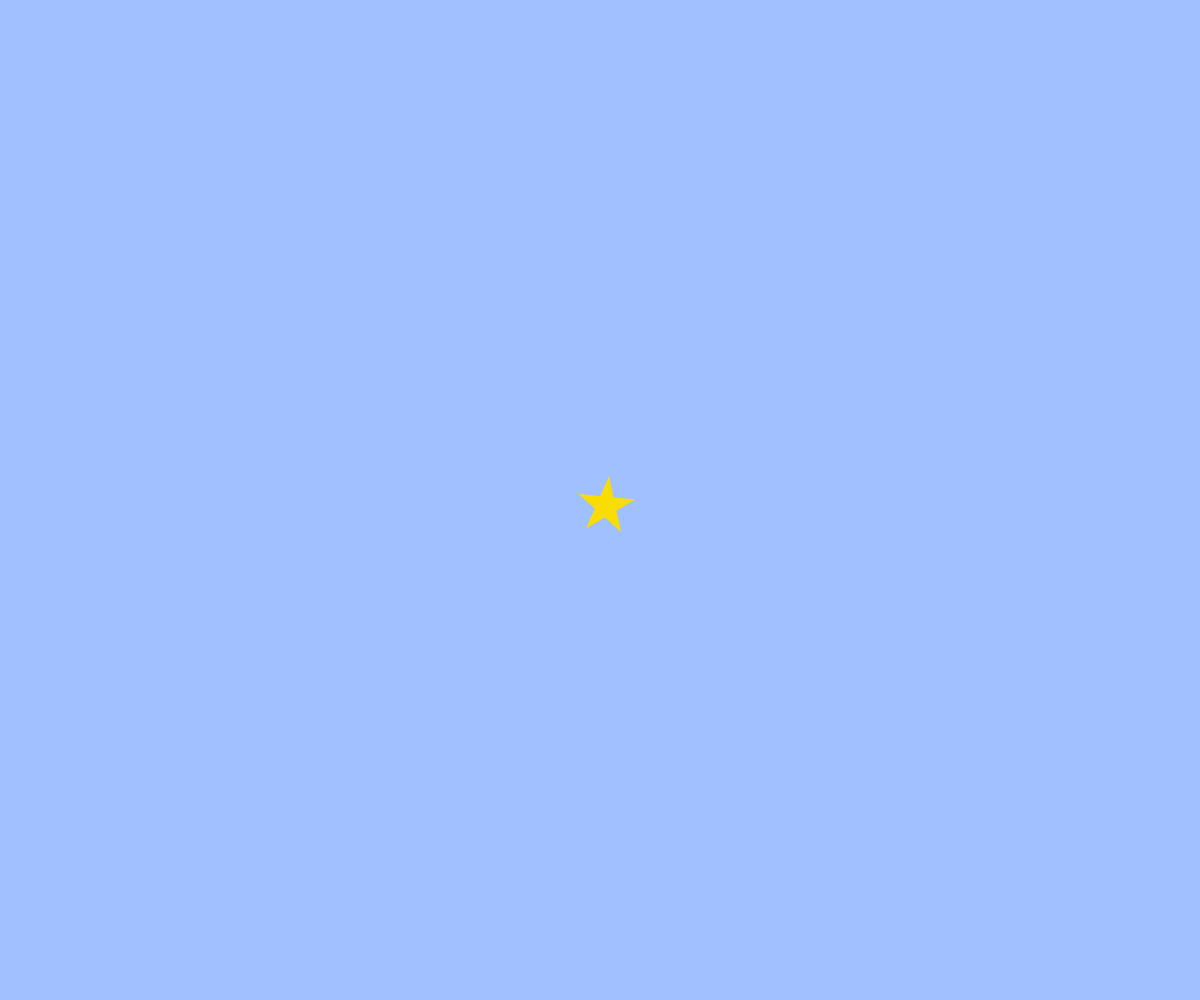
Frame 1 (no input)
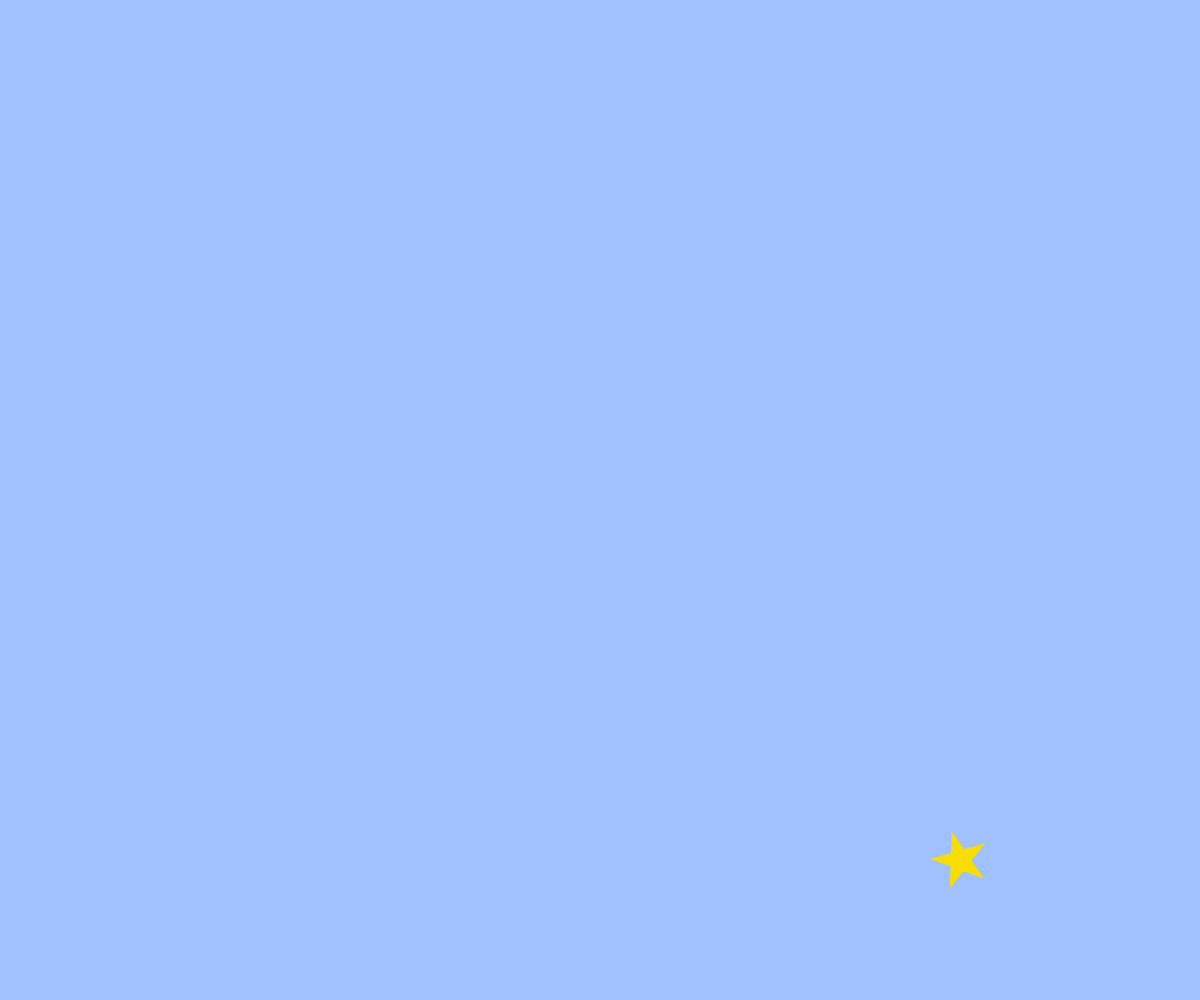
Frame 60 (no input)
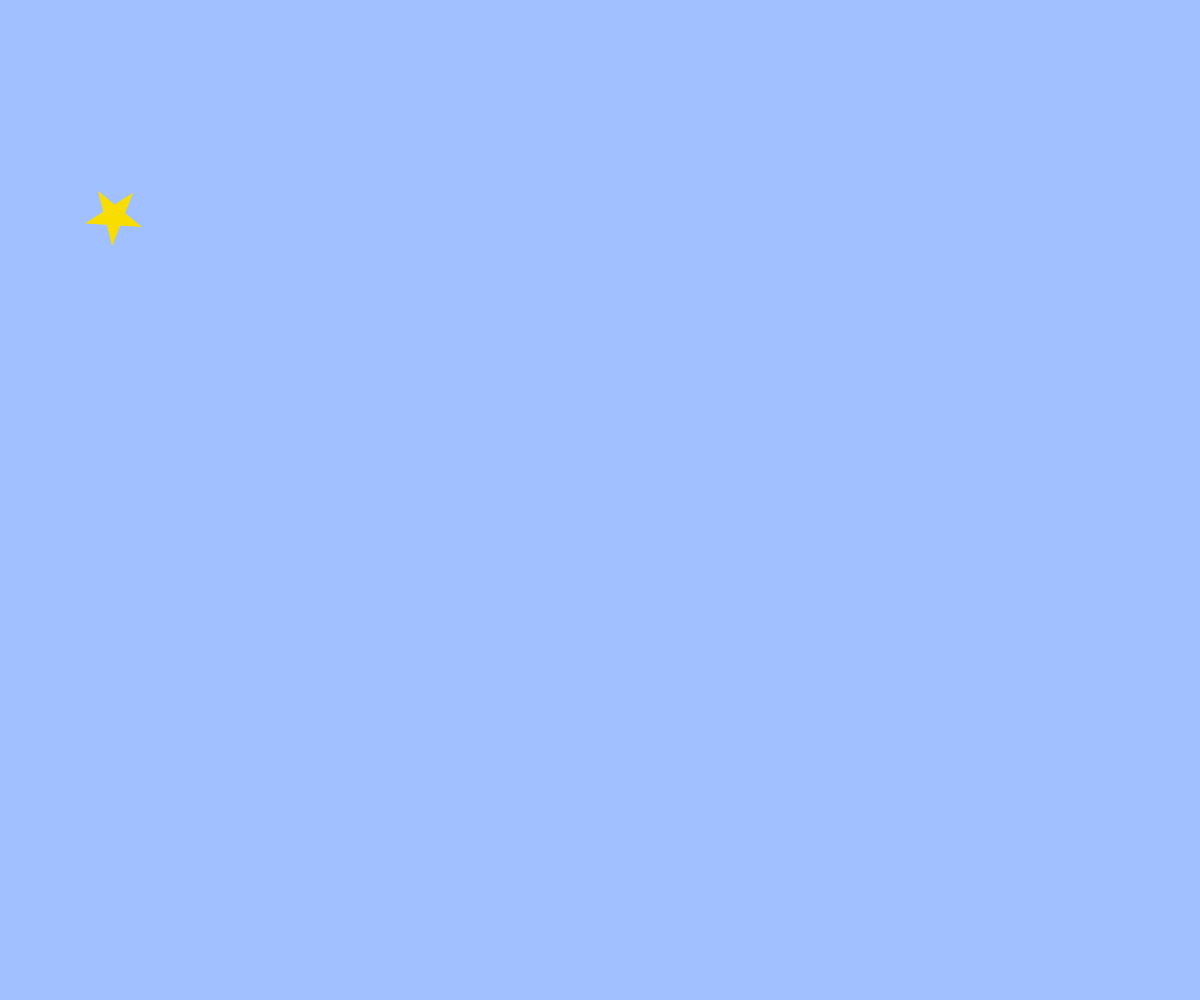
Frame 120 (the mouse pressed at the canvas centre since frame 60)

The p5.js sketch that drew these frames (run headless with seeded random() and noise() and a simulated clock; from frame 60 on, the mouse is pressed at the canvas centre):

// p5.js sketch
// ── sketch.js
// テキスト「アニメーション」
let x, y, vx, vy;
let angle = 0;

function setup(){
  createCanvas(windowWidth, windowHeight);
  x = width / 2;
  y = height / 2;
  vx = 6;
  vy = 6;
}

function draw(){
  background(160, 192, 255);
  // BLANK[2] (hint: 作った star 関数を使います)
angle +=0.1;
x += vx;
y +=vy;
star (x, y, 30, angle);
  // 端の処理パターン (1) 反対側から出てくる
  if(x > width){ x = 0; }
  else if(x < 0){ x = width; }
  if(y > height){ y = 0; }
  if(y < 0){ y = height; }
}

function star(cx, cy, r, angle){
  push();
  noStroke();
  fill(250, 221, 0);
  beginShape();
  for(var i = 0; i < 20; i++){
    var theta = TWO_PI * i * 2 / 5 - HALF_PI;
    // BLANK[1] (hint: angle 分だけ星を回転させるには？)
theta = theta + angle;
    var x = cx + cos(theta) * r;
    var y = cy + sin(theta) * r;
    vertex(x,y);
  }
  endShape(CLOSE);
}

function windowResized(){
  resizeCanvas(windowWidth, windowHeight);
}
